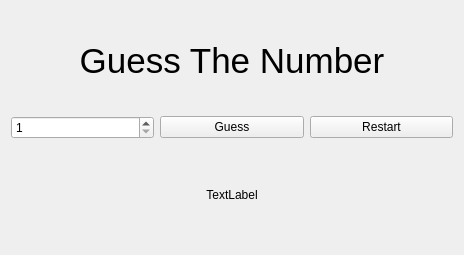
<?xml version="1.0" encoding="UTF-8"?>
<ui version="4.0">
 <class>Widget</class>
 <widget class="QWidget" name="Widget">
  <property name="geometry">
   <rect>
    <x>0</x>
    <y>0</y>
    <width>464</width>
    <height>255</height>
   </rect>
  </property>
  <property name="windowTitle">
   <string>Guess The Number</string>
  </property>
  <layout class="QVBoxLayout" name="verticalLayout">
   <item>
    <widget class="QLabel" name="title_label">
     <property name="font">
      <font>
       <pointsize>26</pointsize>
      </font>
     </property>
     <property name="text">
      <string>Guess The Number</string>
     </property>
     <property name="alignment">
      <set>Qt::AlignCenter</set>
     </property>
    </widget>
   </item>
   <item>
    <layout class="QHBoxLayout" name="horizontalLayout">
     <item>
      <widget class="QSpinBox" name="guess_spinbox">
       <property name="minimum">
        <number>1</number>
       </property>
       <property name="maximum">
        <number>10</number>
       </property>
      </widget>
     </item>
     <item>
      <widget class="QPushButton" name="guess_button">
       <property name="text">
        <string>Guess</string>
       </property>
      </widget>
     </item>
     <item>
      <widget class="QPushButton" name="restart_button">
       <property name="text">
        <string>Restart</string>
       </property>
      </widget>
     </item>
    </layout>
   </item>
   <item>
    <widget class="QLabel" name="message_label">
     <property name="text">
      <string>TextLabel</string>
     </property>
     <property name="alignment">
      <set>Qt::AlignCenter</set>
     </property>
    </widget>
   </item>
  </layout>
 </widget>
 <resources/>
 <connections/>
</ui>
